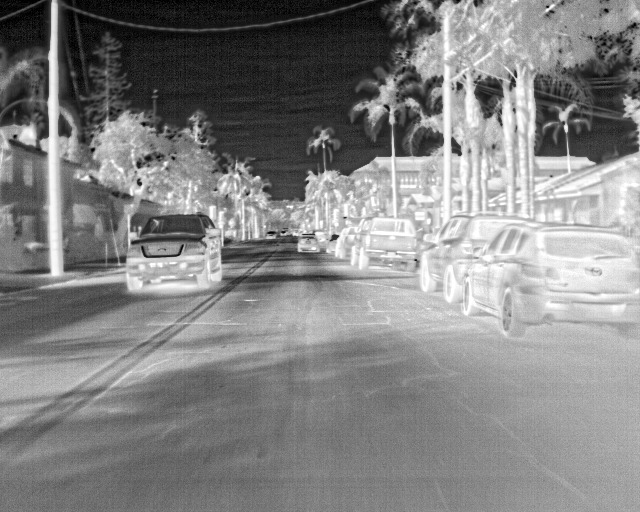
#> input picture data/samples/high/img2.jpg, 640 x 512 px; its folder holds only this picture in this run
$ python -i preprocess.py   (imports and definitions only)
#> lines starting #> are read from the running program, lines starting #| are printed output that depends on the picture
"""
src/preprocess.py
-----------------
Load grayscale thermal images, resize them, apply noise reduction,
and optionally augment the dataset.

Public API
----------
load_grayscale(path)           → np.ndarray  (H×W, uint8)
preprocess(image)              → np.ndarray  (H×W, uint8)
preprocess_batch(paths)        → list[dict]
augment(image)                 → list[np.ndarray]
augment_batch(records)         → list[dict]
"""

import logging
import os

import cv2
import numpy as np

import config
from src.utils import stem

logger = logging.getLogger("thermal.preprocess")


# ── Single-image helpers ───────────────────────────────────────────────────────

# [30 lines left out: function load_grayscale, not called in this run]


def resize(image: np.ndarray, size: tuple[int, int] = config.IMAGE_SIZE) -> np.ndarray:
    """
    Resize *image* to *size* = (width, height) using bilinear interpolation.
    """
    return cv2.resize(image, size, interpolation=cv2.INTER_LINEAR)


def reduce_noise(image: np.ndarray, kernel_size: int = config.NOISE_KERNEL) -> np.ndarray:
    """
    Apply Gaussian blur for noise reduction.

    Parameters
    ----------
    kernel_size : int
        Must be an odd positive integer.  Larger values = stronger smoothing.
    """
    if kernel_size % 2 == 0:
        kernel_size += 1          # force odd
    return cv2.GaussianBlur(image, (kernel_size, kernel_size), sigmaX=0)


def equalize_histogram(image: np.ndarray) -> np.ndarray:
    """
    Apply CLAHE (Contrast Limited Adaptive Histogram Equalisation) to enhance
    local contrast — useful for low-contrast thermal images.
    """
    clahe = cv2.createCLAHE(clipLimit=2.0, tileGridSize=(8, 8))
    return clahe.apply(image)


def preprocess(image: np.ndarray) -> np.ndarray:
    """
    Full preprocessing pipeline for a single grayscale image:
    1. Resize to config.IMAGE_SIZE
    2. Gaussian noise reduction
    3. CLAHE contrast enhancement

    Parameters
    ----------
    image : np.ndarray
        Raw grayscale image (any size).

    Returns
    -------
    np.ndarray
        Preprocessed grayscale image of shape config.IMAGE_SIZE[::-1].
    """
    image = resize(image)
    image = reduce_noise(image)
    image = equalize_histogram(image)
    return image


# ── Batch helper ──────────────────────────────────────────────────────────────

# [164 lines left out: functions preprocess_batch, augment, augment_batch, save_processed, not called in this run]

>>> import cv2
>>> picture = cv2.imread('../data/samples/high/img2.jpg')
#> picture is the input picture: shape (512, 640, 3); min 0, max 255, mean 131.3
>>> result = preprocess(picture)
#> in resize, `return cv2.resize(image, size, interpolation=cv2.INTER_LINEAR)`:
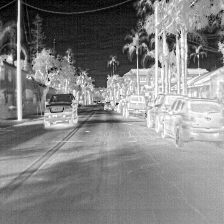
#> returned value: shape (224, 224, 3); min 0, max 255, mean 131.1
#> in reduce_noise, `return cv2.GaussianBlur(image, (kernel_size, kernel_size), sigmaX=0)`:
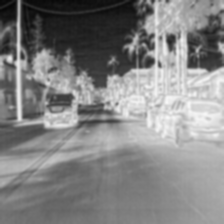
#> returned value: shape (224, 224, 3); min 7, max 248, mean 131.1
#> (the run stopped early here; a loop or call above may not have finished)

$ run again, on data/samples/high/mmg5.jpg
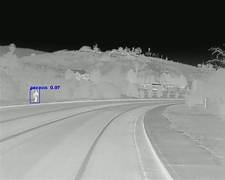
#> input picture data/samples/high/mmg5.jpg, 225 x 180 px
#> picture is the input picture: shape (180, 225, 3); mean B, G, R 120.6, 123.3, 121.4
#> in resize, `return cv2.resize(image, size, interpolation=cv2.INTER_LINEAR)`:
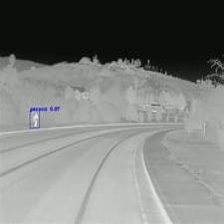
#> returned value: shape (224, 224, 3); mean of channels 0, 1, 2 120.5, 123.2, 121.3; drawn as B, G, R

$ run again, on data/samples/high/mmg6.jpg
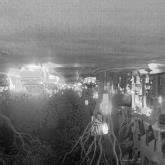
#> input picture data/samples/high/mmg6.jpg, 165 x 165 px
#> picture is the input picture: shape (165, 165, 3); min 2, max 255, mean 119
#> in reduce_noise, `return cv2.GaussianBlur(image, (kernel_size, kernel_size), sigmaX=0)`:
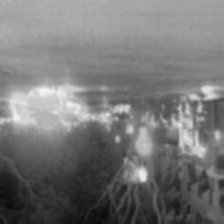
#> returned value: shape (224, 224, 3); min 10, max 241, mean 118.9

$ run again, on data/samples/high/mmg7.jpg
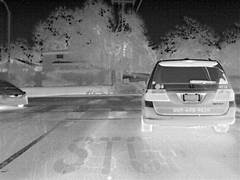
#> input picture data/samples/high/mmg7.jpg, 240 x 180 px
#> picture is the input picture: shape (180, 240, 3); min 0, max 255, mean 127.7
#> in resize, `return cv2.resize(image, size, interpolation=cv2.INTER_LINEAR)`:
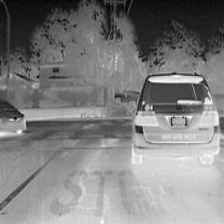
#> returned value: shape (224, 224, 3); min 3, max 255, mean 127.6
#> in reduce_noise, `return cv2.GaussianBlur(image, (kernel_size, kernel_size), sigmaX=0)`:
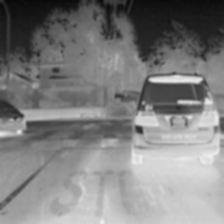
#> returned value: shape (224, 224, 3); min 8, max 240, mean 127.6
